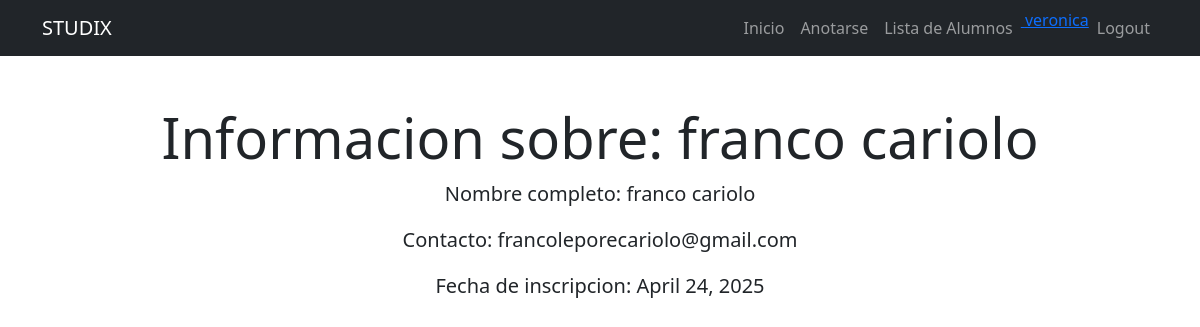
/alumnos/5/ (signed in), run on the app's committed database.
### home/models.py (models this page shows)
class Alumno(models.Model):
    CURSO_CHOICES = [
        ('Python', 'Python'),
        ('Django', 'Django'),
        ('JavaScript', 'JavaScript'),
    ]
    nombre = models.CharField(max_length=100)
    apellido = models.CharField(max_length=100)
    email = models.EmailField()
    curso = models.CharField(max_length=20, choices=CURSO_CHOICES)
    fecha_anotado = models.DateField(null= True) #habilita nulls
    def __str__(self):
        return f"{self.nombre} {self.apellido}"

### home/views.py (the view)
# urls.py: path("alumnos/<int:pk>/", VistaDetalleAlumno.as_view(), name="detalles"), #read
class VistaDetalleAlumno(DetailView):
    model = Alumno #AUTOMATICAMENTE genera un "alumno" en minuscula, lo que permite que usando el mismo html funque todo.
    template_name = "home/detalle_alumno.html"

### home/templates/home/detalle_alumno.html
{%extends 'home/base.html' %}
{% block content %}
    <main class="container my-5 text-center">
        <h1 class="display-4">Informacion sobre: {{alumno}}</h1>
        <p class="lead"> Nombre completo: {{alumno.nombre}} {{alumno.apellido}}</p>
        <p class="lead"> Contacto: {{alumno.email}}</p>
        <p class="lead"> Fecha de inscripcion: {{alumno.fecha_anotado}}</p>
    </main>
{% endblock %}

### home/templates/home/base.html (shortened to what this page needs)
<!DOCTYPE html>
<html lang="es">
<head>
    <link href="https://cdn.jsdelivr.net/npm/bootstrap@5.3.3/dist/css/bootstrap.min.css" rel="stylesheet">
</head>
<body>
    <nav class="navbar navbar-expand-lg navbar-dark bg-dark">
        <div class="container">
            <a class="navbar-brand" href="{% url 'inicio' %}">STUDIX</a>
            <div class="collapse navbar-collapse" id="navbarNav">
                <ul class="navbar-nav ms-auto">
                    <li class="nav-item">
                        <a class="nav-link" href="{% url 'inicio' %}">Inicio</a>
                    </li>
                    <li class="nav-item">
                        <a class="nav-link" href="{% url 'anotarse' %}">Anotarse</a>
                    </li>
                    <li class="nav-item">
                        <a class="nav-link" href="{% url 'lista_de_alumnos' %}">Lista de Alumnos</a>
                    </li>
                    {% if request.user.is_authenticated %}
                    <li class="nav-item">
                        <a href={% url "editar_perfil" %}>
                            {{request.user.username}}</a>
                    </li>
                    <li class="nav-item">
                        <form action="{% url 'logout' %}" method="POST">
                            <button type="submit" class="btn btn-link nav-link">Logout</button>
                        </form>
                    </li>
                    {% endif %}
                </ul>
            </div>
        </div>
    </nav>
    {% block content %}
    {% endblock %}
</body>
</html>

### data on the page
Alumno: nombre+apellido "franco cariolo", nombre "franco", apellido "cariolo", email "francoleporecariolo@gmail.com", fecha_anotado "April 24, 2025"

### other printed values
{{ request.user.username }} "veronica"
